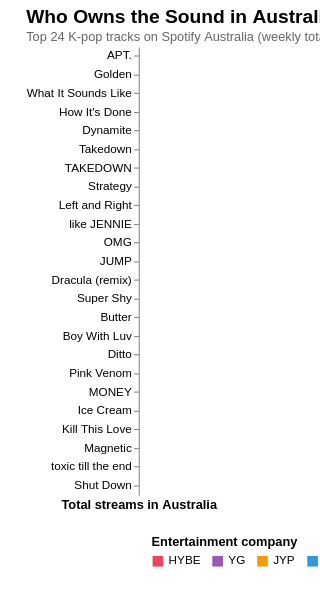

The Vega-Lite source for this figure:
### Vega-Lite specification from a JSON file in a GitHub repository (floating-point values rounded to 4 significant figures)
{"title": {"text": "Who Owns the Sound in Australia?", "subtitle": "Top 24 K-pop tracks on Spotify Australia (weekly totals, May 2026), coloured by entertainment company. Source: kworb.net.", "anchor": "start", "fontSize": 18, "subtitleFontSize": 12, "subtitleColor": "#666"}, "width": "container", "height": 420, "autosize": {"type": "fit-x", "contains": "padding"}, "config": {"view": {"stroke": null}, "axis": {"labelFontSize": 11, "titleFontSize": 12}, "legend": {"orient": "bottom", "titleFontSize": 12, "labelFontSize": 11, "padding": 12, "offset": 12, "columns": 0}}, "data": {"values": [{"label": "HYBE", "artist": "BTS", "track": "Dynamite", "streams": 23512194}, {"label": "YG", "artist": "ROSÉ", "track": "APT.", "streams": 80640645}, {"label": "Other", "artist": "HUNTR/X", "track": "Golden", "streams": 70921705}, {"label": "Other", "artist": "HUNTR/X", "track": "What It Sounds Like", "streams": 27566212}, {"label": "Other", "artist": "HUNTR/X", "track": "How It's Done", "streams": 26808353}, {"label": "Other", "artist": "HUNTR/X", "track": "Takedown", "streams": 20064378}, {"label": "JYP", "artist": "TWICE", "track": "TAKEDOWN", "streams": 11194254}, {"label": "JYP", "artist": "TWICE", "track": "Strategy", "streams": 9275340}, {"label": "HYBE", "artist": "Jung Kook", "track": "Left and Right", "streams": 8069935}, {"label": "YG", "artist": "JENNIE", "track": "like JENNIE", "streams": 7650568}, {"label": "HYBE", "artist": "NewJeans", "track": "OMG", "streams": 7442775}, {"label": "YG", "artist": "BLACKPINK", "track": "JUMP", "streams": 7327921}, {"label": "YG", "artist": "JENNIE", "track": "Dracula (remix)", "streams": 7237909}, {"label": "HYBE", "artist": "NewJeans", "track": "Super Shy", "streams": 6862897}, {"label": "HYBE", "artist": "BTS", "track": "Butter", "streams": 6500358}, {"label": "HYBE", "artist": "BTS", "track": "Boy With Luv", "streams": 5841900}, {"label": "HYBE", "artist": "NewJeans", "track": "Ditto", "streams": 5171825}, {"label": "YG", "artist": "BLACKPINK", "track": "Pink Venom", "streams": 4905719}, {"label": "YG", "artist": "LISA", "track": "MONEY", "streams": 4781043}, {"label": "YG", "artist": "BLACKPINK", "track": "Ice Cream", "streams": 4661109}, {"label": "YG", "artist": "BLACKPINK", "track": "Kill This Love", "streams": 4638506}, {"label": "HYBE", "artist": "ILLIT", "track": "Magnetic", "streams": 4388579}, {"label": "YG", "artist": "ROSÉ", "track": "toxic till the end", "streams": 3502927}, {"label": "YG", "artist": "BLACKPINK", "track": "Shut Down", "streams": 3446077}]}, "transform": [{"window": [{"op": "row_number", "as": "rank"}], "sort": [{"field": "streams", "order": "descending"}]}], "mark": {"type": "bar", "cornerRadiusEnd": 3}, "encoding": {"y": {"field": "track", "type": "nominal", "sort": "-x", "title": null, "axis": {"labelLimit": 200}}, "x": {"field": "streams", "type": "quantitative", "title": "Total streams in Australia", "axis": {"format": "~s"}}, "color": {"field": "label", "type": "nominal", "title": "Entertainment company", "scale": {"domain": ["HYBE", "YG", "JYP", "SM", "Other"], "range": ["#e94560", "#9b59b6", "#f39c12", "#3498db", "#7f8c8d"]}, "legend": {"orient": "bottom"}}, "tooltip": [{"field": "artist", "title": "Artist"}, {"field": "track", "title": "Track"}, {"field": "label", "title": "Label"}, {"field": "streams", "title": "AU streams", "format": ","}]}, "$schema": "https://vega.github.io/schema/vega-lite/v5.json", "padding": {"left": 24, "right": 24, "top": 8, "bottom": 8}}
